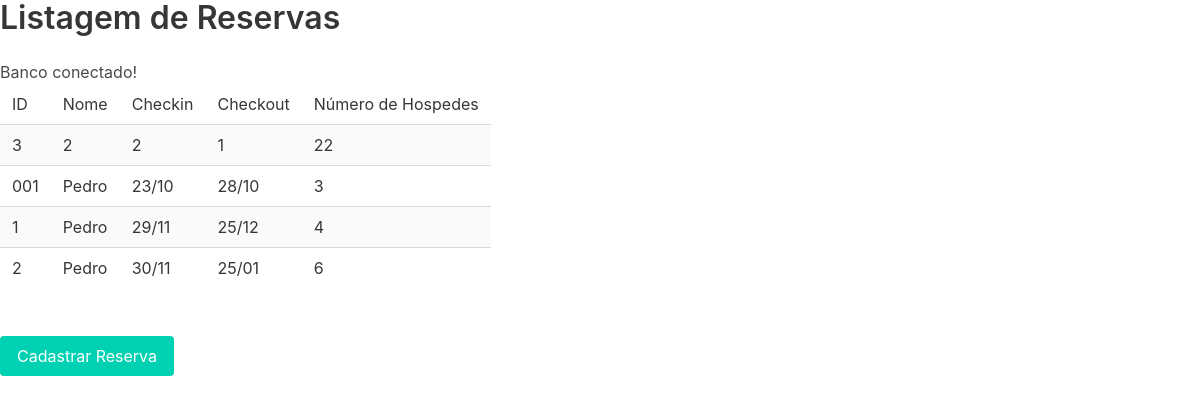
The app's page /listar.php with its own data.
### tables this page shows
CREATE TABLE RESERVA(
    ID TEXT,
    NOME TEXT,
    CHECKIN TEXT,
    CHECKOUT TEXT,
    NUM_HOSPEDES TEXT,
    primary key (ID));

### RepositorioReserva.php (called while the page is built, shortened)
<?php
class RepositorioReserva
{
    public function exibirTudo(PDO $banco)
    {
        $sql = "SELECT * FROM RESERVA";
        $dados = $banco->query($sql);
        return $dados->fetchAll(PDO::FETCH_ASSOC);
    }
}
?>

### listar.php (the view, shortened to what this page needs)
<!DOCTYPE html>
<html lang="en">
<head>
    <link rel="stylesheet" href="https://cdn.jsdelivr.net/npm/bulma@0.9.4/css/bulma.min.css">
</head>
<body>
    <h1 class="title is-3">Listagem de Reservas</h1>
    <?php
    require "Conectar.php";
    require "RepositorioReserva.php";
    $valores = (new RepositorioReserva())->exibirTudo($banco);
    ?>
    <table class="table is-striped">
        <tr>
            <td>ID</td>
            <td>Nome</td>
            <td>Checkin</td>
            <td>Checkout</td>
            <td>Número de Hospedes</td>
        </tr>
        <?php foreach ($valores as $valor): ?>
            <tr>
                <td>
                    <?= ($valor['ID']) ?>
                </td>
                <td>
                    <?= ($valor['NOME']) ?>
                </td>
                <td>
                    <?= ($valor['CHECKIN']) ?>
                </td>
                <td>
                    <?= ($valor['CHECKOUT']) ?>
                </td>
                <td>
                    <?= ($valor['NUM_HOSPEDES']) ?>
                </td>
            </tr>
        <?php endforeach; ?>
    </table>
    <br>
    <a class="button is-primary" href="index.php">Cadastrar Reserva</a>
</body>
</html>

### Conectar.php (shortened to what this page needs)
<?php
try {
    echo "Banco conectado!";
} catch (PDOException $e) {
    echo "Deu erro na conexão! " . $e->getMessage();
}

### records on screen
reserva: ID "3", NOME "2", CHECKIN "2", CHECKOUT "1", NUM_HOSPEDES "22"
reserva: ID "001", NOME "Pedro", CHECKIN "23/10", CHECKOUT "28/10", NUM_HOSPEDES "3"
reserva: ID "1", NOME "Pedro", CHECKIN "29/11", CHECKOUT "25/12", NUM_HOSPEDES "4"
reserva: ID "2", NOME "Pedro", CHECKIN "30/11", CHECKOUT "25/01", NUM_HOSPEDES "6"
